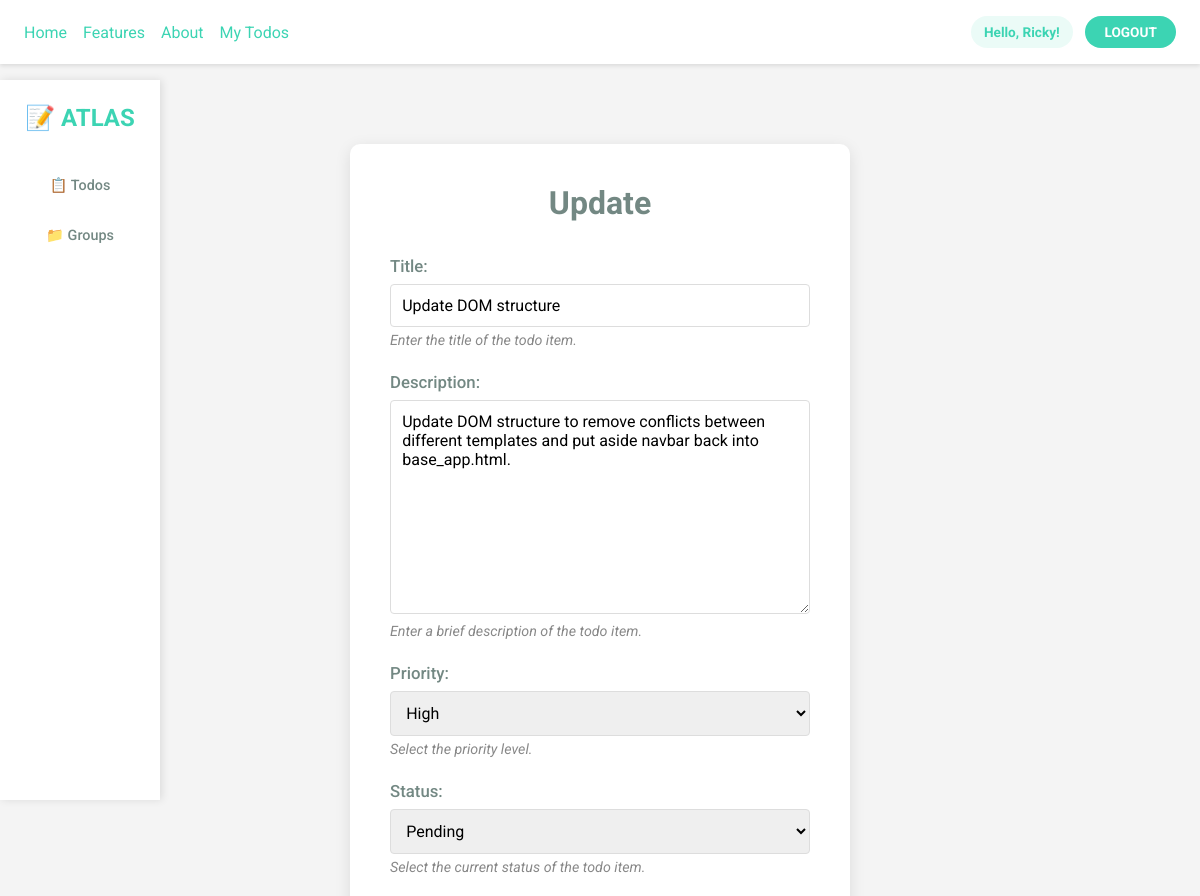
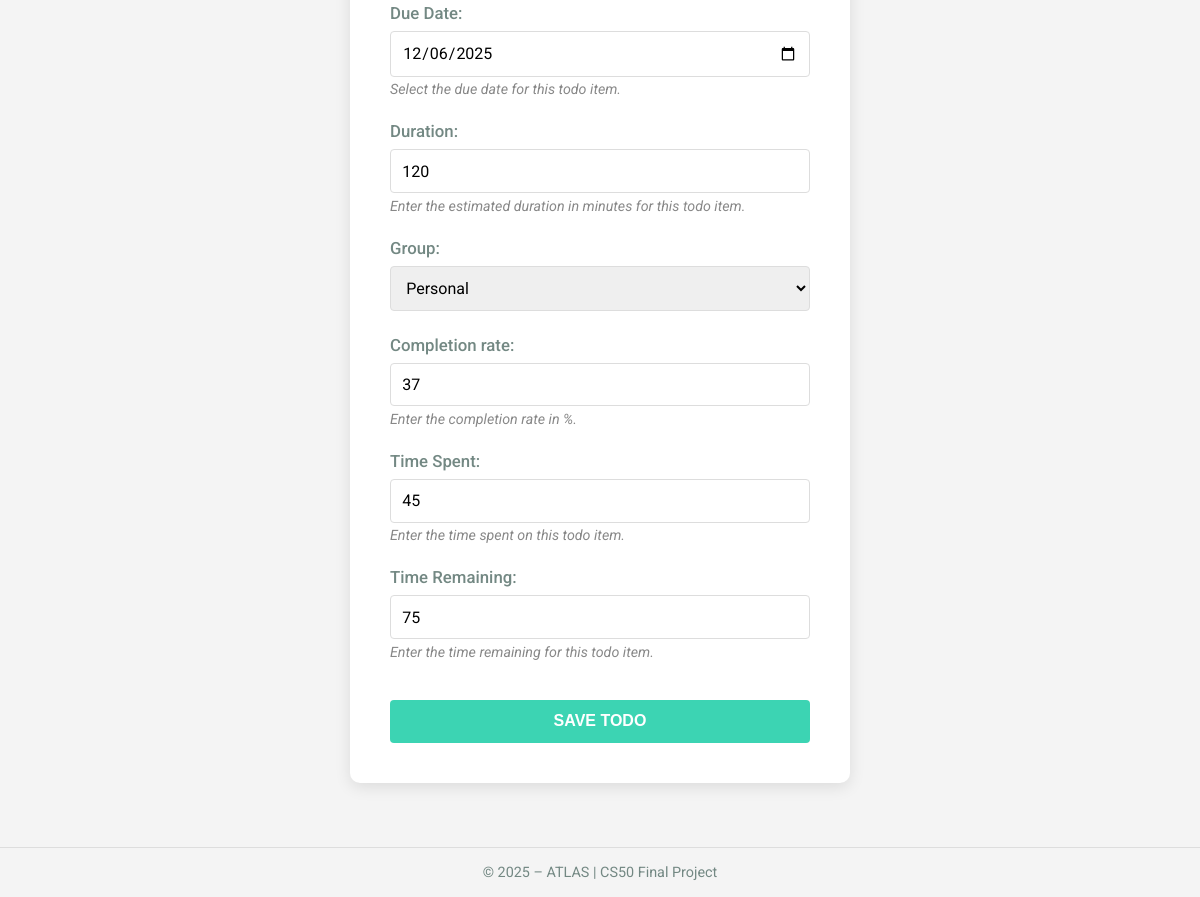
The app's page /todos/14/update/ (signed in) with its own data (2 pictures, top to bottom).
### todos/models.py (models this page shows, shortened)
class Todo(models.Model):
  PRIORITY_CHOICES = (
    ('Low', 'Low'),
    ('Medium', 'Medium'),
    ('High', 'High'),
  )
  STATUS_CHOICES = (
    ('Pending', 'Pending'),
    ('In Progress', 'In Progress'),
    ('Completed', 'Completed'),
  )
  user = models.ForeignKey(User, on_delete=models.CASCADE, related_name='todos', default=None)
  group = models.ForeignKey('TaskGroup', on_delete=models.SET_NULL, null=True, blank=True, related_name='todos')
  title = models.CharField(max_length=255)
  description = models.TextField(blank=True, null=True)
  due_date = models.DateField(null=True, blank=True)
  priority = models.CharField(max_length=10, choices=PRIORITY_CHOICES, default='Medium')
  status = models.CharField(max_length=20, choices=STATUS_CHOICES, default='Pending')
  duration = models.IntegerField(null=True, blank=True)
  created_at = models.DateTimeField(auto_now_add=True)
  updated_at = models.DateTimeField(auto_now=True)
  time_completion = models.IntegerField(null=True, blank=True)
  time_spent = models.IntegerField(null=True, blank=True)
  time_remaining = models.IntegerField(null=True, blank=True)
  is_timer_active = models.BooleanField(default=False)
  timer_started_at = models.DateTimeField(null=True, blank=True)

### todos/views.py (the view)
# urls.py: path('<int:pk>/update/', views.update, name='update'),
@login_required
def update(request,pk):
  todo = Todo.objects.get(pk=pk)
  if request.method== 'POST':
    form = UpdateTodoForm(request.POST, instance=todo)
    if form.is_valid():
      if todo.user != request.user:
        return HttpResponseForbidden("You cannot update this Todo")
      todo = form.save(commit=False)
      todo.user = request.user
      todo.save()
      return redirect("todos:index")
  else:
    form = UpdateTodoForm(instance=todo, user=request.user)
  return render(request, 'todos/update.html', { 'form' : form })

### todos/models.py (called while the page is built)
  def __str__(self):
    return self.name

### todos/templates/todos/update.html (shortened to what this page needs)
{% extends 'base.html' %}
{% load static %}
{% block extra_css %}
<link rel="stylesheet" href="{% static 'todos/css/styles.css' %}">
{% endblock %}
{% block content %}
{% include "partials/navbar.html" %}
<div class="modal-box">
  <h1>Update</h1>
  <form action="" method="post">
    {% csrf_token %} {{ form.as_p }}
    <input type="submit" value="Save Todo" />
  </form>
</div>
{% endblock %}

### templates/base.html (shortened to what this page needs)
{% load static %}
<!DOCTYPE html>
<html lang="en">
<head>
    <link rel="stylesheet" href="{% static 'css/styles.css' %}">
    {% block extra_css %}{% endblock %}
</head>
<body>
    <div class="main-container">
        <header>
            <nav>
                <ul>
                    <li><a href="{% url 'public_frontend:index' %}">Home</a></li>
                    <li><a href="{% url 'public_frontend:features' %}">Features</a></li>
                    <li><a href="{% url 'public_frontend:about' %}">About</a></li>
                    {% if user.is_authenticated %}
                    <li><a href="{% url 'todos:index' %}">My Todos</a></li>
                    {% endif %}
                </ul>
                <ul class="app-access">
                    {% if user.is_authenticated %}
                        <li class="user-greeting">Hello, {{ user.username }}!</li>
                        <li class="logout-button"><a href="{% url 'users:logout' %}">Logout</a></li>
                    {% else %}
                        <li class="register-button"><a href="{% url 'users:register' %}">Register</a></li>
                        <li class="login-button"><a href="{% url 'users:login' %}">Login</a></li>
                    {% endif %}
                </ul>
            </nav>
        </header>
        <main>
            {% block content %}{% endblock %}
        </main>
    </div>
</body>
<footer>
    <p>&copy; 2025 – ATLAS | CS50 Final Project</p>
</footer>
</html>

### static/css/styles.css (style rules this page uses)
*, *::before, *::after { box-sizing: border-box; margin: 0; padding: 0; }
body { margin: 0; padding: 0; font-family: 'Roboto', sans-serif; background-color: #f4f4f4; color: #333; overflow-x: hidden; max-width: 100vw; }
header { position: fixed; width: 100%; top: 0; left: 0; background-color: white; box-shadow: 0 2px 4px rgba(0, 0, 0, 0.1); z-index: 1000; overflow-x: hidden; }
nav { display: flex; justify-content: space-between; align-items: center; padding: 1rem 1.5rem; max-width: 100%; margin: 0 auto; }
nav ul { display: flex; list-style: none; gap: 1rem; align-items: center; flex-wrap: wrap; }
nav ul li { margin: 0; }
.user-greeting { color: #3CD4B3; font-weight: bold; padding: 0.5rem 0.8rem; background: rgba(60, 212, 179, 0.1); border-radius: 1.2rem; font-size: 0.85rem; white-space: nowrap; }
.app-access { display: flex; gap: 0.8rem; align-items: center; flex-shrink: 0; }
.login-button, .register-button, .logout-button { border-radius: 1.2rem; overflow: hidden; transition: all 0.3s ease; }
.login-button a, .register-button a, .logout-button a { display: block; background-color: #3CD4B3; color: white !important; padding: 0.5rem 1.2rem; font-weight: bold; text-transform: uppercase; font-size: 0.85rem; transition: all 0.3s ease; white-space: nowrap; }
main { margin-top: 80px; min-height: calc(100vh - 80px); padding: 2rem; }
.main-container { max-width: 1200px; margin: 0 auto; width: 100%; }
.modal-box { display: flex; flex-direction: column; align-items: center; border-radius: 10px; background-color: white; padding: 2rem 2.5rem; box-shadow: 0 0 15px rgba(0, 0, 0, 0.1); max-width: 500px; margin: 2rem auto; }
h1 { color: #738883; font-size: 2em; text-align: center; margin-bottom: 1.5rem; }
form { width: 100%; }
form p { margin-bottom: 1.5rem; }
label { display: block; margin-bottom: 0.5rem; font-weight: 500; color: #738883; }
input[type="text"], input[type="password"], input[type="email"], input[type="number"], input[type="date"], textarea, select { width: 100%; padding: 0.7rem; border: 1px solid #ddd; border-radius: 4px; font-size: 1rem; font-family: 'Roboto', sans-serif; transition: border-color 0.3s ease; }
textarea { resize: vertical; min-height: 100px; }
input[type="submit"], button[type="submit"] { background-color: #3CD4B3; color: white; padding: 0.8rem 1.5rem; border: none; border-radius: 4px; font-weight: bold; font-size: 1em; text-transform: uppercase; cursor: pointer; transition: all 0.3s ease; width: 100%; margin-top: 1rem; }
.helptext { display: block; font-style: italic; color: #888; font-size: 0.85em; margin-top: 0.3rem; }
a { text-decoration: none; color: #3CD4B3; transition: color 0.3s ease; }
footer { text-align: center; padding: 1rem 0; background-color: #f4f4f4; color: #738883; font-size: 0.9rem; border-top: 1px solid #ddd; }

### todos/static/todos/css/styles.css (style rules this page uses)
.modal-box { display: flex; flex-direction: column; align-items: center; border-radius: 10px; background-color: white; padding: 2.5rem; box-shadow: 0 4px 16px rgba(0, 0, 0, 0.1); width: 100%; }
.modal-box p { font-size: 1.05em; color: #555; margin: 0.6rem 0; width: 100%; }
.modal-box form { width: 100%; }
.modal-box form p { margin-bottom: 1.5rem; text-align: left; }
.modal-box form label { display: block; margin-bottom: 0.5rem; font-weight: 500; color: #738883; }
.modal-box form input[type="text"], .modal-box form input[type="number"], .modal-box form input[type="date"], .modal-box form textarea, .modal-box form select { width: 100%; padding: 0.7rem; border: 1px solid #ddd; border-radius: 4px; font-size: 1rem; }
.modal-box form input[type="submit"] { margin-top: 1rem; }

### records on screen
Todo: title "Update DOM structure", description "Update DOM structure to remove conflicts between different templates and put aside navbar back into base_app.html.", priority "High", status "Pending", due_date "12/06/2025", duration "120", group "Personal", time_completion "37", time_spent "45", time_remaining "75"

### other values on screen
{{ user.username }} "Ricky"
